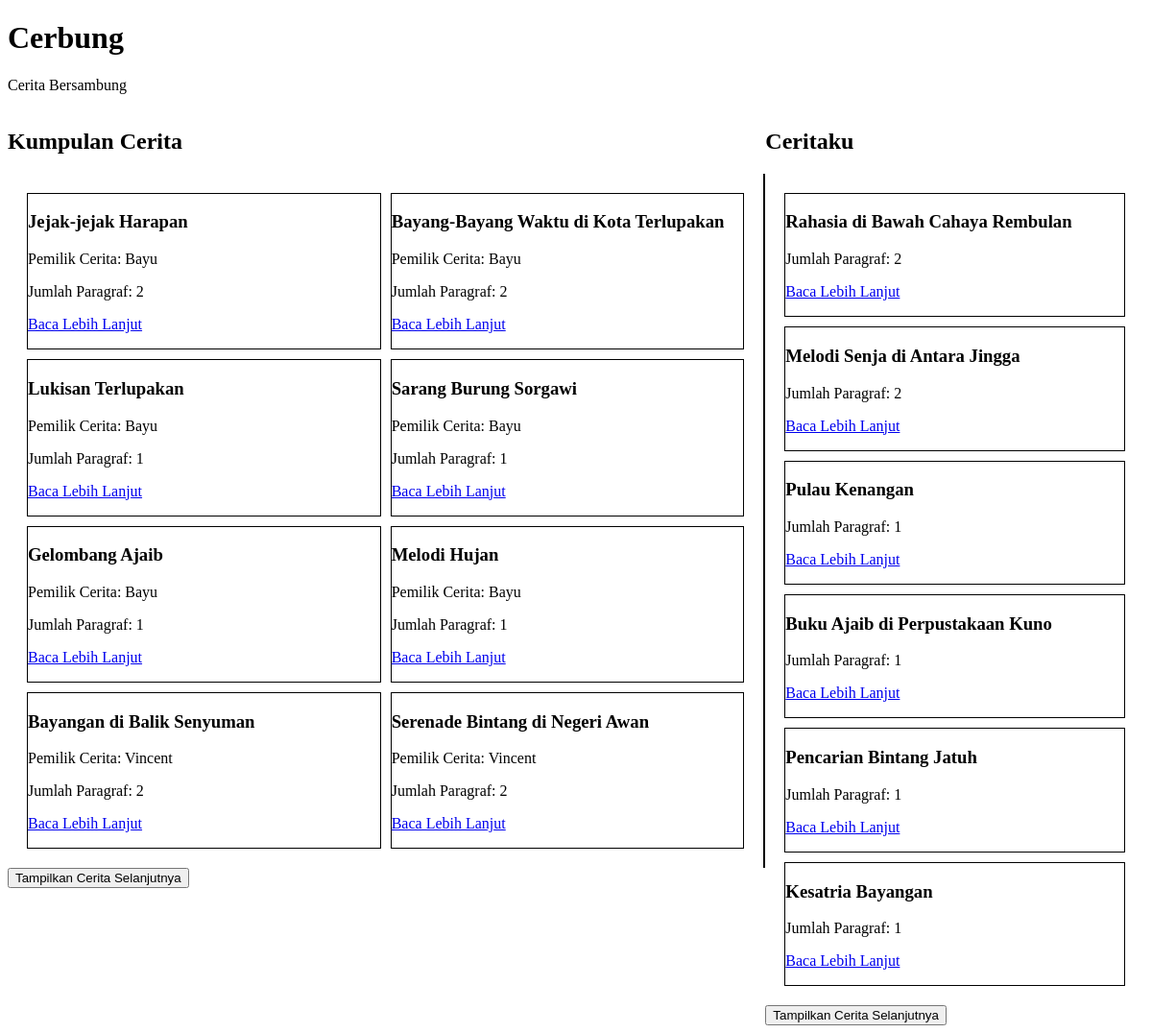
Page /new_homepage.php (signed in) on the committed database.
### tables this page shows
CREATE TABLE `cerita` (
  `idcerita` int(11) NOT NULL,
  `judul` varchar(100) DEFAULT NULL,
  `iduser_pembuat_awal` varchar(40) NOT NULL
);

CREATE TABLE `users` (
  `iduser` varchar(40) NOT NULL,
  `nama` varchar(45) DEFAULT NULL,
  `password` varchar(100) DEFAULT NULL,
  `salt` varchar(10) DEFAULT NULL
);

### class/koneksi.php (called while the page is built, shortened)
<?php
    class Koneksi {
        public function __construct() {
            $this->conn = new mysqli("localhost", "root", "", "project_uas_fsp");
        }
    }
?>

### class/cerita.php (called while the page is built, shortened)
<?php
    require_once("koneksi.php");
    class Cerita extends Koneksi {
        public function getAllCeritaOther($id_user="", $start=0, $perpage=8) {
            $sql = "SELECT * FROM cerita c INNER JOIN users u ON c.iduser_pembuat_awal=u.iduser WHERE c.iduser_pembuat_awal != ? LIMIT ?, ?";
            $stmt = $this->conn->prepare($sql);
            $stmt->bind_param("sii", $id_user, $start, $perpage);
            $stmt->execute();
            $res = $stmt->get_result();
            return $res;
        }
        public function getAllCeritaUser($id_user="", $start=0, $perpage=2) {
            $sql = "SELECT * FROM cerita c INNER JOIN users u ON c.iduser_pembuat_awal=u.iduser WHERE c.iduser_pembuat_awal = ? LIMIT ?, ?";
            $stmt = $this->conn->prepare($sql);
            $stmt->bind_param("sii", $id_user, $start, $perpage);
            $stmt->execute();
            $res = $stmt->get_result();
            return $res;
        }
        public function getCountParagraf($id_cerita="") {
            $sql = "SELECT COUNT(*) AS jum_paragraf FROM paragraf p WHERE p.idcerita=?";
            $stmt = $this->conn->prepare($sql);
            $stmt->bind_param("i", $id_cerita);
            $stmt->execute();
            $res = $stmt->get_result();
            return $res;
        }
    }
?>

### new_homepage.php (the view, shortened to what this page needs)
<?php
    require_once("class/cerita.php");
    require_once("class/users.php");
    if(!isset($_SESSION['iduser'])){
        $domain= $_SERVER['HTTP_HOST'];
        $uri = $_SERVER['REQUEST_URI'];
        $url = "http://".$domain.$uri;
        header("location: index.php?redirect=$url");
    } else {
        $iduser = $_SESSION["iduser"];
    }
?>
<!DOCTYPE html>
<html lang="en">
<head>
</head>
<body>
    <header class="header">
        <h1>Cerbung</h1>
        <p>Cerita Bersambung</p>
    </header>
    <div class="container">
        <div class="container-kiri">
            <h2>Kumpulan Cerita</h2>
            <div class="container-kumpulan-cerita">
                <?php
                    $cerita = new Cerita();
                    $perpage = 8;
                    $curr_page = 1;
                    $start = ($curr_page-1) * $perpage;
                    $result = $cerita->getAllCeritaOther($iduser, $start, $perpage);
                    while ($row = $result->fetch_assoc()) {
                        $judul = $row["judul"];
                        $nama = $row["nama"];
                        $idcerita = $row["idcerita"];
                        $count = 0;
                        $jumparagraf = $cerita->getCountParagraf($idcerita);
                        while ($row2 = $jumparagraf->fetch_assoc()) {
                            $count = $row2["jum_paragraf"];
                        }
                        echo "<div class='cerita'>";
                        echo "<h3>$judul</h3>";
                        echo "<p>Pemilik Cerita: $nama</p>";
                        echo "<p>Jumlah Paragraf: $count</p>";
                        echo "<p><a href='read.php?idcerita=$idcerita'>Baca Lebih Lanjut</a></p>";
                        echo "</div>";
                    }
                ?>
            </div>
            <button class="btn-selanjutnya-lain">Tampilkan Cerita Selanjutnya</button>
        </div>
        <div class="container-kanan">
            <h2>Ceritaku</h2>
            <div class="container-ceritaku">
                 <?php
                    $perpage = 8;
                    $curr_page = 1;
                    $start = ($curr_page-1) * $perpage;
                    $result = $cerita->getAllCeritaUser($iduser, $start, $perpage);
                    while ($row = $result->fetch_assoc()) {
                        $judul = $row["judul"];
                        $idcerita = $row["idcerita"];
                        $count = 0;
                        $jumparagraf = $cerita->getCountParagraf($idcerita);
                        while ($row2 = $jumparagraf->fetch_assoc()) {
                            $count = $row2["jum_paragraf"];
                        }
                        echo "<div class='cerita'>";
                        echo "<h3>$judul</h3>";
                        echo "<p>Jumlah Paragraf: $count</p>";
                        echo "<p><a href='read.php?idcerita=$idcerita'>Baca Lebih Lanjut</a></p>";
                        echo "</div>";
                    }
                 ?>
            </div>
            <button class="btn-selanjutnya-aku">Tampilkan Cerita Selanjutnya</button>
        </div>
    </div>
</body>
</html>

### new_homepage.php (style rules this page uses)
.container { display: grid; grid-template-columns: 2fr 1fr; }
.container-kumpulan-cerita { display: grid; grid-template-columns: 1fr 1fr; gap: 10px; border-right: 2px solid; padding: 20px }
.container-ceritaku { display: grid; grid-template-columns: 1fr; gap: 10px; padding: 20px }
.cerita { border: 1px solid; }

### rows in the picture
cerita: judul "Jejak-jejak Harapan", iduser_pembuat_awal.nama "Bayu", count "2"
cerita: judul "Bayang-Bayang Waktu di Kota Terlupakan", iduser_pembuat_awal.nama "Bayu", count "2"
cerita: judul "Lukisan Terlupakan", iduser_pembuat_awal.nama "Bayu", count "1"
cerita: judul "Sarang Burung Sorgawi", iduser_pembuat_awal.nama "Bayu", count "1"
cerita: judul "Gelombang Ajaib", iduser_pembuat_awal.nama "Bayu", count "1"
cerita: judul "Melodi Hujan", iduser_pembuat_awal.nama "Bayu", count "1"
cerita: judul "Bayangan di Balik Senyuman", iduser_pembuat_awal.nama "Vincent", count "2"
cerita: judul "Serenade Bintang di Negeri Awan", iduser_pembuat_awal.nama "Vincent", count "2"
cerita: judul "Rahasia di Bawah Cahaya Rembulan", count "2"
cerita: judul "Melodi Senja di Antara Jingga", count "2"
cerita: judul "Pulau Kenangan", count "1"
cerita: judul "Buku Ajaib di Perpustakaan Kuno", count "1"
cerita: judul "Pencarian Bintang Jatuh", count "1"
cerita: judul "Kesatria Bayangan", count "1"
